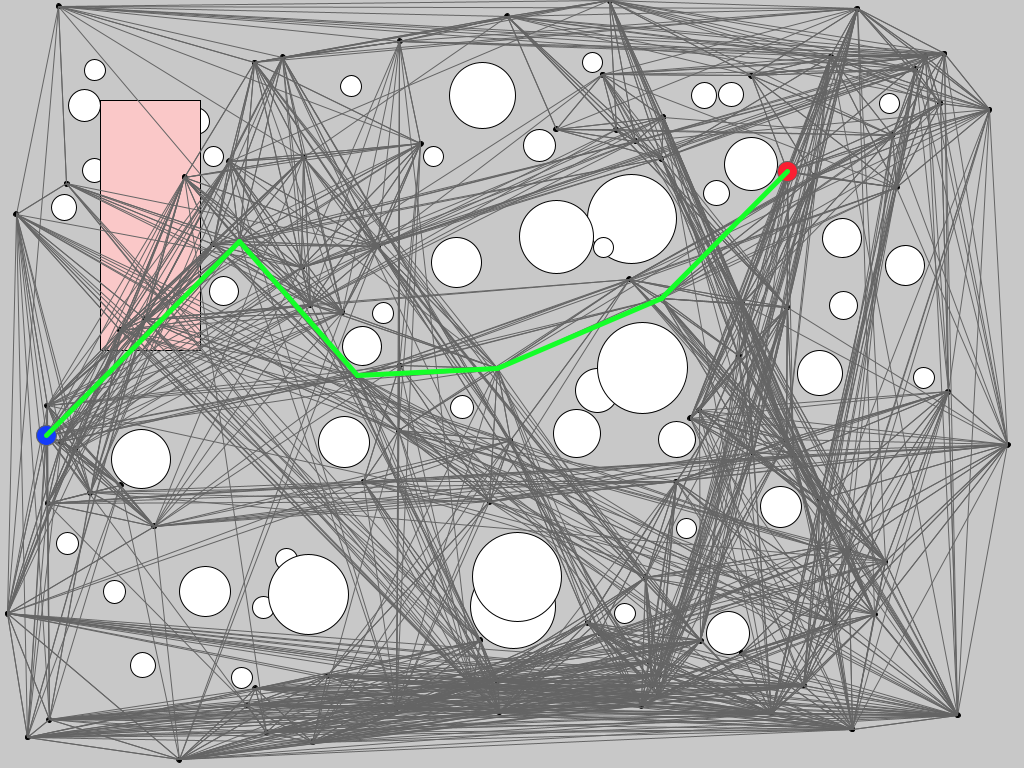
Frame 1 (no input)
Frame 60 (the mouse pressed at the canvas centre just before this capture): identical to frame 1, image omitted
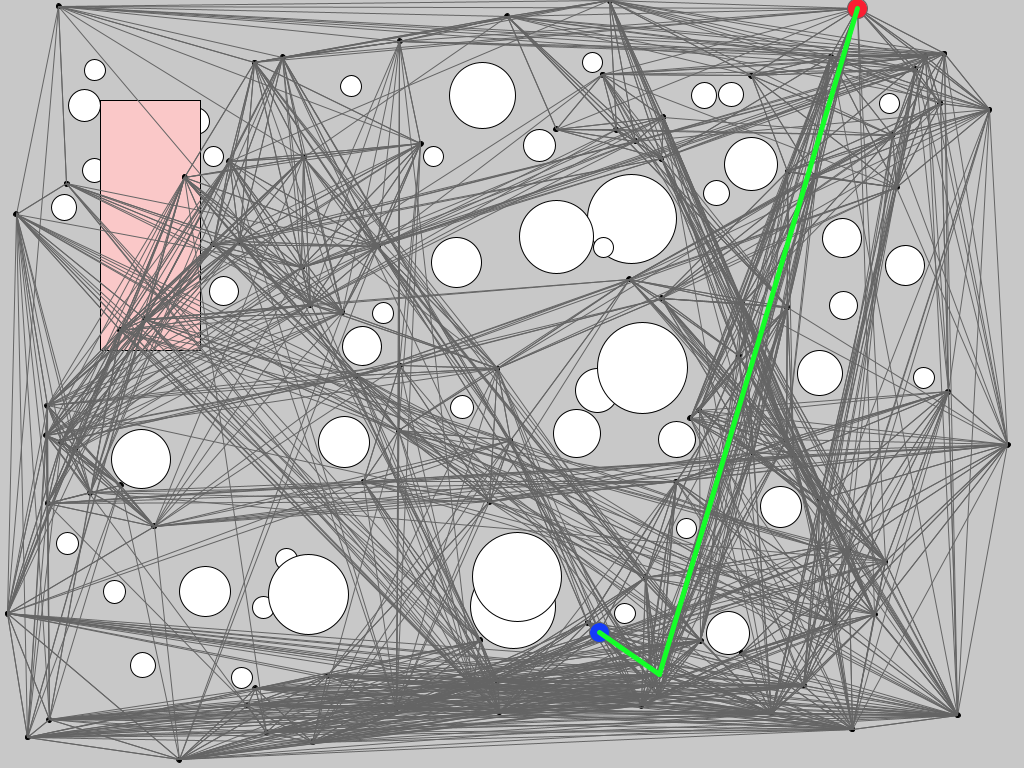
Frame 120 (the mouse held since frame 60 and released just before this capture)

The Processing sketch that drew these frames (run headless with seeded random() and noise(); from frame 60 on, the mouse is pressed at the canvas centre):

// Processing sketch: PRM_Exercise_SingleFile
// ── PRM_Exercise_SingleFile.pde
//CSCI 5611 - Graph Search & Planning
//PRM Sample Code [Exercise]
// Stephen J. Guy <sjguy@umn.edu>

/*
TODO:
  **1. Add a function so that when you press the 'r' key, the obstacles move to
     new random locations with new random radii. Also, be sure to make a new
     PRM and plan a path over these new obstacles.
     [Hint: Look at setup() to see how I place obstacles, build the PRM, and run the BFS]
 **2. Currently edge connections of any length are allowed. Update the connectNeighbors()
     function to only allow edges if their length is less than 200 pixels. What use is there
     for this? Why do you think people sometimes put a maximum length on PRM edges?
  3. The function, closestNode() is supposed to return the ID of the PRM node 
     that is closest to the passed-in point. However, it currently returns a 
     random node. Once you fix the function, you should see that clicking with 
     the mouse lets you select the red goal node.
  **4. You can see we define a box obstacle with a top left corner, and a width and height.
     I have already written code to draw this box with the rect() command. Uncomment
     the code, to see the box drawn.
  5. For the PRM to be collision free wrt the box we need to make sure no nodes are
     inside and box, and that none of the between-none edges between nodes intersect the box:
       A. Complete in the pointInBox() routine in the CollisionLibrary
       B. Use pointInBox() inside generateRandomNodes() to ensure all PRM nodes
          generated are outside of the box
       C. Use the already existing rayBoxIntersect() to test the edges between 
          PRM nodes with the box
    Test each sub-step individually. If all three work, the planned path should
    be collision free with all of the circles and the box.
  6. Pressing the arrow keys will move the pink box. Update the code to make
    sure the PRM and the planned path get updated as the box moves.
    
Challenge:
  1. Add support for a list of rectangle obstacles.
  2. Let the user use the mouse to click and drag the obstacles.
*/


//A list of circle obstacles
static int numObstacles = 50;
Vec2 circlePos[] = new Vec2[numObstacles]; //Circle positions
float circleRad[] = new float[numObstacles];  //Circle radii

//A box obstacle
Vec2 boxTopLeft = new Vec2(100,100);
float boxW = 100;
float boxH = 250;

Vec2 startPos = new Vec2(100,500);
Vec2 goalPos = new Vec2(500,200);


void placeRandomObstacles(){
  //Initial obstacle position
  for (int i = 0; i < numObstacles; i++){
    circlePos[i] = new Vec2(random(50,950),random(50,700));
    circleRad[i] = (10+40*pow(random(1),3));
  }
}

int strokeWidth = 2;
void setup(){
  size(1024,768);
  placeRandomObstacles();
  buildPRM(circlePos, circleRad, boxTopLeft, boxW, boxH);
  runBFS(closestNode(startPos),closestNode(goalPos));
}

void draw(){
  //println("FrameRate:",frameRate);
  strokeWeight(1);
  background(200); //Grey background
  stroke(0,0,0);
  fill(255,255,255);
  
  
  //Draw the circle obstacles
  for (int i = 0; i < numObstacles; i++){
    Vec2 c = circlePos[i];
    float r = circleRad[i];
    circle(c.x,c.y,r*2);
  }
  
  //Draw the box obstacles
  //TODO: Uncomment this to draw the box
  fill(250,200,200);
  rect(boxTopLeft.x, boxTopLeft.y, boxW, boxH);
  
  //Draw PRM Nodes
  fill(0);
  for (int i = 0; i < numNodes; i++){
    circle(nodePos[i].x,nodePos[i].y,5);
  }
  
  //Draw graph
  stroke(100,100,100);
  strokeWeight(1);
  for (int i = 0; i < numNodes; i++){
    for (int j : neighbors[i]){
      line(nodePos[i].x,nodePos[i].y,nodePos[j].x,nodePos[j].y);
    }
  }
  
  //Draw Start and Goal
  fill(20,60,250);
  circle(nodePos[startNode].x,nodePos[startNode].y,20);
  //circle(startPos.x,startPos.y,20);
  fill(250,30,50);
  circle(nodePos[goalNode].x,nodePos[goalNode].y,20);
  //circle(goalPos.x,goalPos.y,20);
  
  //Draw Planned Path
  stroke(20,255,40);
  strokeWeight(5);
  for (int i = 0; i < path.size()-1; i++){
    int curNode = path.get(i);
    int nextNode = path.get(i+1);
    line(nodePos[curNode].x,nodePos[curNode].y,nodePos[nextNode].x,nodePos[nextNode].y);
  }
  
}

void keyPressed(){
  if (key == 'r'){
    //TODO: Randomize obstacle positions and radii
    //      Also, replan for these new obstacles.
    placeRandomObstacles();
    buildPRM(circlePos, circleRad, boxTopLeft, boxW, boxH);
    runBFS(closestNode(startPos),closestNode(goalPos));
  }
  
  if (keyCode == RIGHT){
    boxTopLeft.x += 10;
  }
  if (keyCode == LEFT){
    boxTopLeft.x -= 10;
  }
  if (keyCode == UP){
    boxTopLeft.y -= 10;
  }
  if (keyCode == DOWN){
    boxTopLeft.y += 10;
  }
}

int closestNode(Vec2 point){
  //TODO: Return the closest node the passed in point
  return int(random(numNodes));
}

void mousePressed(){
  goalPos = new Vec2(mouseX, mouseY);
  println("New Goal is",goalPos.x, goalPos.y);
  runBFS(closestNode(startPos),closestNode(goalPos));
}



/////////
// Point Intersection Tests
/////////

//Returns true if the point is inside a box
boolean pointInBox(Vec2 boxTopLeft, float boxW, float boxH, Vec2 pointPos){
  //TODO: Return true if the point is actually inside the box
  return false;
}

//Returns true if the point is inside a circle
boolean pointInCircle(Vec2 center, float r, Vec2 pointPos){
  float dist = pointPos.distanceTo(center);
  if (dist < r+2){ //small safety factor
    return true;
  }
  return false;
}

//Returns true if the point is inside a list of circle
boolean pointInCircleList(Vec2[] centers, float[] radii, Vec2 pointPos){
  for (int i = 0; i < numObstacles; i++){
    Vec2 center =  centers[i];
    float r = radii[i];
    if (pointInCircle(center,r,pointPos)){
      return true;
    }
  }
  return false;
}




/////////
// Ray Intersection Tests
/////////

class hitInfo{
  public boolean hit = false;
  public float t = 9999999;
}

hitInfo rayBoxIntersect(Vec2 boxTopLeft, float boxW, float boxH, Vec2 ray_start, Vec2 ray_dir, float max_t){
  hitInfo hit = new hitInfo();
  hit.hit = true;
  
  float t_left_x, t_right_x, t_top_y, t_bot_y;
  t_left_x = (boxTopLeft.x - ray_start.x)/ray_dir.x;
  t_right_x = (boxTopLeft.x + boxW - ray_start.x)/ray_dir.x;
  t_top_y = (boxTopLeft.y - ray_start.y)/ray_dir.y;
  t_bot_y = (boxTopLeft.y + boxH - ray_start.y)/ray_dir.y;
  
  float t_max_x = max(t_left_x,t_right_x);
  float t_max_y = max(t_top_y,t_bot_y);
  float t_max = min(t_max_x,t_max_y); //When the ray exists the box
  
  float t_min_x = min(t_left_x,t_right_x);
  float t_min_y = min(t_top_y,t_bot_y);
  float t_min = max(t_min_x,t_min_y); //When the ray enters the box
  
  
  //The the box is behind the ray (negative t)
  if (t_max < 0){
    hit.hit = false;
    hit.t = t_max;
    return hit;
  }
  
  //The ray never hits the box
  if (t_min > t_max){
    hit.hit = false;
  }
  
  //The ray hits, but further out than max_t
  if (t_min > max_t){
    hit.hit = false;
  }
  
  hit.t = t_min;
  return hit;
}

hitInfo rayCircleIntesect(Vec2 center, float r, Vec2 l_start, Vec2 l_dir, float max_t){
  hitInfo hit = new hitInfo();
  
  //Step 2: Compute W - a displacement vector pointing from the start of the line segment to the center of the circle
    Vec2 toCircle = center.minus(l_start);
    
    //Step 3: Solve quadratic equation for intersection point (in terms of l_dir and toCircle)
    float a = 1;  //Length of l_dir (we normalized it)
    float b = -2*dot(l_dir,toCircle); //-2*dot(l_dir,toCircle)
    float c = toCircle.lengthSqr() - (r+strokeWidth)*(r+strokeWidth); //different of squared distances
    
    float d = b*b - 4*a*c; //discriminant 
    
    if (d >=0 ){ 
      //If d is positive we know the line is colliding, but we need to check if the collision line within the line segment
      //  ... this means t will be between 0 and the length of the line segment
      float t1 = (-b - sqrt(d))/(2*a); //Optimization: we only need the first collision
      float t2 = (-b + sqrt(d))/(2*a); //Optimization: we only need the first collision
      //println(hit.t,t1,t2);
      if (t1 > 0 && t1 < max_t){
        hit.hit = true;
        hit.t = t1;
      }
      else if (t1 < 0 && t2 > 0){
        hit.hit = true;
        hit.t = -1;
      }
      
    }
    
  return hit;
}

hitInfo rayCircleListIntesect(Vec2[] centers, float[] radii, Vec2 l_start, Vec2 l_dir, float max_t){
  hitInfo hit = new hitInfo();
  hit.t = max_t;
  for (int i = 0; i < numObstacles; i++){
    Vec2 center = centers[i];
    float r = radii[i];
    
    hitInfo circleHit = rayCircleIntesect(center, r, l_start, l_dir, hit.t);
    if (circleHit.t > 0 && circleHit.t < hit.t){
      hit.hit = true;
      hit.t = circleHit.t;
    }
    else if (circleHit.hit && circleHit.t < 0){
      hit.hit = true;
      hit.t = -1;
    }
  }
  return hit;
}




/////////////////////////////////
// A Probabilistic Roadmap (PRM)
////////////////////////////////

static int numNodes = 100;

//The optimal path found along the PRM
ArrayList<Integer> path = new ArrayList();
int startNode, goalNode; //The actual node the PRM tries to connect do

//Represent our graph structure as 3 lists
ArrayList<Integer>[] neighbors = new ArrayList[numNodes];  //A list of neighbors can can be reached from a given node
Boolean[] visited = new Boolean[numNodes]; //A list which store if a given node has been visited
int[] parent = new int[numNodes]; //A list which stores the best previous node on the optimal path to reach this node

//The PRM uses the above graph, along with a list of node positions
Vec2[] nodePos = new Vec2[numNodes];

//Generate non-colliding PRM nodes
void generateRandomNodes(Vec2[] circleCenters, float[] circleRadii, Vec2 boxTopLeft, float boxW, float boxH){
  for (int i = 0; i < numNodes; i++){
    Vec2 randPos = new Vec2(random(width),random(height));
    boolean insideAnyCircle = pointInCircleList(circleCenters,circleRadii,randPos);
    while (insideAnyCircle){
      randPos = new Vec2(random(width),random(height));
      insideAnyCircle = pointInCircleList(circleCenters,circleRadii,randPos);
    }
    nodePos[i] = randPos;
  }
}


//Set which nodes are connected to which neighbors based on PRM rules
void connectNeighbors(){
  for (int i = 0; i < numNodes; i++){
    neighbors[i] = new ArrayList<Integer>();  //Clear neighbors list
    for (int j = 0; j < numNodes; j++){
      if (i == j) continue; //don't connect to myself 
      Vec2 len = nodePos[j].minus(nodePos[i]);
      if (len.x < 200 && len.y < 200){
        Vec2 dir = len.normalized();
        float distBetween = nodePos[i].distanceTo(nodePos[j]);
        hitInfo circleListCheck = rayCircleListIntesect(circlePos, circleRad, nodePos[i], dir, distBetween);
        if (!circleListCheck.hit){
          neighbors[i].add(j);
        }
      }
    }
  }
}

//Build the PRM
// 1. Generate collision-free nodes
// 2. Connect mutually visible nodes as graph neighbors
void buildPRM(Vec2[] circleCenters, float[] circleRadii, Vec2 boxTopLeft, float boxW, float boxH){
  generateRandomNodes(circleCenters, circleRadii, boxTopLeft, boxW, boxH);
  connectNeighbors();
}

//BFS
void runBFS(int startID, int goalID){
  startNode = startID;
  goalNode = goalID;
  ArrayList<Integer> fringe = new ArrayList();  //Make a new, empty fringe
  path = new ArrayList(); //Reset path
  for (int i = 0; i < numNodes; i++) { //Clear visit tags and parent pointers
    visited[i] = false;
    parent[i] = -1; //No parent yet
  }

  println("\nBeginning Search");
  
  visited[startID] = true;
  fringe.add(startID);
  println("Adding node", startID, "(start) to the fringe.");
  println(" Current Fring: ", fringe);
  
  while (fringe.size() > 0){
    int currentNode = fringe.get(0);
    fringe.remove(0);
    if (currentNode == goalID){
      println("Goal found!");
      break;
    }
    for (int i = 0; i < neighbors[currentNode].size(); i++){
      int neighborNode = neighbors[currentNode].get(i);
      if (!visited[neighborNode]){
        visited[neighborNode] = true;
        parent[neighborNode] = currentNode;
        fringe.add(neighborNode);
        println("Added node", neighborNode, "to the fringe.");
        println(" Current Fringe: ", fringe);
      }
    } 
  }
  
  print("\nReverse path: ");
  int prevNode = parent[goalID];
  path.add(0,goalID);
  print(goalID, " ");
  while (prevNode >= 0){
    print(prevNode," ");
    path.add(0,prevNode);
    prevNode = parent[prevNode];
  }
  print("\n");
}




/////////////////////////////////
// Vec2 Library
////////////////////////////////

public class Vec2 {
  public float x, y;
  
  public Vec2(float x, float y){
    this.x = x;
    this.y = y;
  }
  
  public String toString(){
    return "(" + x+ "," + y +")";
  }
  
  public float length(){
    return sqrt(x*x+y*y);
  }
  
  public float lengthSqr(){
    return x*x+y*y;
  }
  
  public Vec2 plus(Vec2 rhs){
    return new Vec2(x+rhs.x, y+rhs.y);
  }
  
  public void add(Vec2 rhs){
    x += rhs.x;
    y += rhs.y;
  }
  
  public Vec2 minus(Vec2 rhs){
    return new Vec2(x-rhs.x, y-rhs.y);
  }
  
  public void subtract(Vec2 rhs){
    x -= rhs.x;
    y -= rhs.y;
  }
  
  public Vec2 times(float rhs){
    return new Vec2(x*rhs, y*rhs);
  }
  
  public void mul(float rhs){
    x *= rhs;
    y *= rhs;
  }
  
  public void clampToLength(float maxL){
    float magnitude = sqrt(x*x + y*y);
    if (magnitude > maxL){
      x *= maxL/magnitude;
      y *= maxL/magnitude;
    }
  }
  
  public void setToLength(float newL){
    float magnitude = sqrt(x*x + y*y);
    x *= newL/magnitude;
    y *= newL/magnitude;
  }
  
  public void normalize(){
    float magnitude = sqrt(x*x + y*y);
    x /= magnitude;
    y /= magnitude;
  }
  
  public Vec2 normalized(){
    float magnitude = sqrt(x*x + y*y);
    return new Vec2(x/magnitude, y/magnitude);
  }
  
  public float distanceTo(Vec2 rhs){
    float dx = rhs.x - x;
    float dy = rhs.y - y;
    return sqrt(dx*dx + dy*dy);
  }
}

Vec2 interpolate(Vec2 a, Vec2 b, float t){
  return a.plus((b.minus(a)).times(t));
}

float interpolate(float a, float b, float t){
  return a + ((b-a)*t);
}

float dot(Vec2 a, Vec2 b){
  return a.x*b.x + a.y*b.y;
}

Vec2 projAB(Vec2 a, Vec2 b){
  return b.times(a.x*b.x + a.y*b.y);
}
